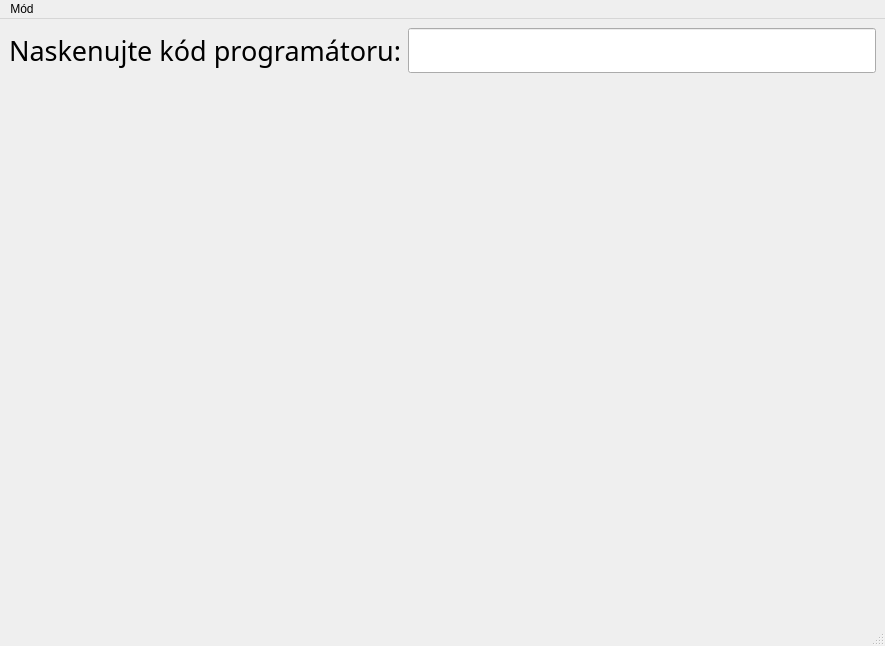
<?xml version="1.0" encoding="UTF-8"?>
<ui version="4.0">
 <class>Window</class>
 <widget class="QMainWindow" name="Window">
  <property name="geometry">
   <rect>
    <x>0</x>
    <y>0</y>
    <width>885</width>
    <height>646</height>
   </rect>
  </property>
  <property name="windowTitle">
   <string>Turris MOX - Router tool GUI</string>
  </property>
  <widget class="QWidget" name="centralwidget">
   <layout class="QVBoxLayout" name="verticalLayout_2">
    <item>
     <layout class="QGridLayout" name="programmersLayout"/>
    </item>
    <item>
     <layout class="QFormLayout" name="formLayout">
      <item row="1" column="0">
       <widget class="QLabel" name="programmerLabel">
        <property name="font">
         <font>
          <family>Sans</family>
          <pointsize>20</pointsize>
         </font>
        </property>
        <property name="text">
         <string>Naskenujte kód programátoru:</string>
        </property>
       </widget>
      </item>
      <item row="1" column="1">
       <widget class="QLineEdit" name="barcodeLineEdit">
        <property name="font">
         <font>
          <family>Sans</family>
          <pointsize>20</pointsize>
         </font>
        </property>
       </widget>
      </item>
     </layout>
    </item>
   </layout>
  </widget>
  <widget class="QMenuBar" name="menubar">
   <property name="geometry">
    <rect>
     <x>0</x>
     <y>0</y>
     <width>885</width>
     <height>22</height>
    </rect>
   </property>
   <widget class="QMenu" name="menuMode">
    <property name="title">
     <string>Mód</string>
    </property>
    <addaction name="actionProduk_n"/>
    <addaction name="actionTest_stanovi_t"/>
    <addaction name="separator"/>
    <addaction name="actionManu_ln_Testovac"/>
   </widget>
   <addaction name="menuMode"/>
  </widget>
  <widget class="QStatusBar" name="statusbar"/>
  <action name="actionManu_ln_Testovac">
   <property name="text">
    <string>Manuální</string>
   </property>
  </action>
  <action name="actionProduk_n">
   <property name="text">
    <string>Produkční</string>
   </property>
  </action>
  <action name="actionTest_stanovi_t">
   <property name="text">
    <string>Test stanoviště</string>
   </property>
  </action>
 </widget>
 <resources>
  <include location="../qrc/icons.qrc"/>
 </resources>
 <connections>
  <connection>
   <sender>barcodeLineEdit</sender>
   <signal>returnPressed()</signal>
   <receiver>Window</receiver>
   <slot>barcodeScanEnter()</slot>
   <hints>
    <hint type="sourcelabel">
     <x>629</x>
     <y>67</y>
    </hint>
    <hint type="destinationlabel">
     <x>442</x>
     <y>322</y>
    </hint>
   </hints>
  </connection>
 </connections>
 <slots>
  <slot>barcodeScanEnter()</slot>
 </slots>
</ui>
